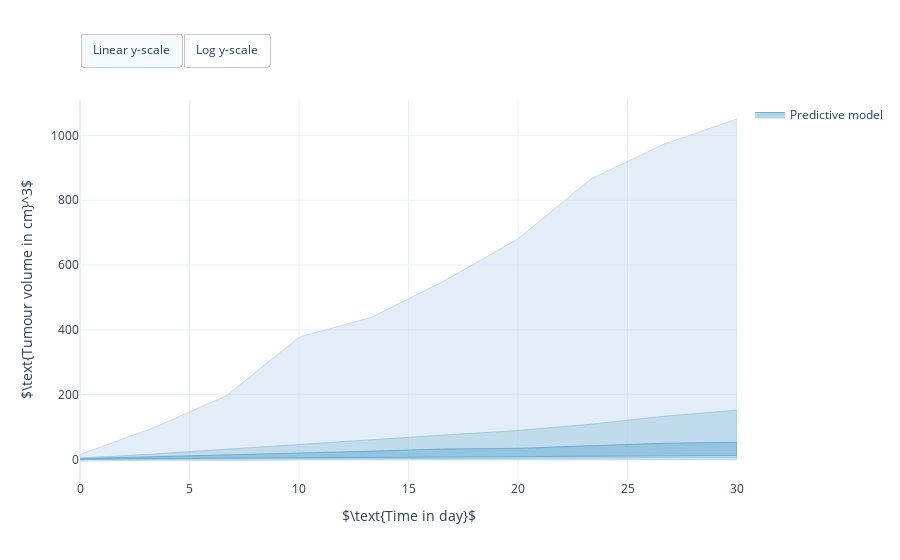

Write notebook code for a chart like this one.
### Markdown cell above
## Build prior predictive model

### Code cell
import pints

# Define prior distribution
log_prior_tumour_volume = pints.HalfCauchyLogPrior(location=1, scale=1)
log_prior_critical_volume = pints.HalfCauchyLogPrior(location=0, scale=1)
log_prior_lambda = pints.HalfCauchyLogPrior(location=0, scale=1)
log_prior_sigma_base = pints.HalfCauchyLogPrior(location=0, scale=1)
log_prior_sigma_rel = pints.HalfCauchyLogPrior(location=0, scale=0.1)
log_prior = pints.ComposedLogPrior(
    log_prior_tumour_volume, log_prior_critical_volume, log_prior_lambda, 
    log_prior_sigma_base, log_prior_sigma_rel)

# Define prior predictive model and sample 1000 virtual patients
model = erlo.PriorPredictiveModel(predictive_model, log_prior)
n_samples = 1000
samples = model.sample(times, n_samples, seed)

# Visualise prior predictive model
fig = erlo.plots.PDPredictivePlot()
fig.add_prediction(data=samples, bulk_probs=[0.3, 0.6, 0.9])
fig.set_axis_labels(xlabel=r'$\text{Time in day}$', ylabel=r'$\text{Tumour volume in cm}^3$')
fig.show()

### Figure 1 — Plotly figure (JSON) as saved in the notebook; plotly's stock layout.template omitted (floating-point values rounded to 4 significant figures)
{"data": [{"fill": "toself", "hoverinfo": "text", "legendgroup": "Model prediction", "line": {"color": "rgb(198,219,239)", "width": 1}, "name": "Predictive model", "showlegend": false, "text": "0.9 Bulk", "type": "scatter", "x": [0, 3.333, 6.667, 10, 13.33, 16.67, 20, 23.33, 26.67, 30, 30, 26.67, 23.33, 20, 16.67, 13.33, 10, 6.667, 3.333, 0], "y": [15.5, 96.9, 195.7, 377.1, 439.2, 552.0, 680.7, 866.2, 973.1, 1051.0, -0.2654, -0.02908, -0.8123, -1.333, -0.6004, -0.3137, -0.9184, -2.913, -2.435, -4.827]}, {"fill": "toself", "hoverinfo": "text", "legendgroup": "Model prediction", "line": {"color": "rgb(158,202,225)", "width": 1}, "name": "Predictive model", "showlegend": false, "text": "0.6 Bulk", "type": "scatter", "x": [0, 3.333, 6.667, 10, 13.33, 16.67, 20, 23.33, 26.67, 30, 30, 26.67, 23.33, 20, 16.67, 13.33, 10, 6.667, 3.333, 0], "y": [4.189, 16.44, 31.25, 46.2, 62.45, 75.35, 89.11, 108.6, 133.1, 151.9, 5.589, 4.984, 4.063, 4.159, 3.239, 3.195, 2.376, 1.792, 1.495, 0.1459]}, {"fill": "toself", "hoverinfo": "text", "legendgroup": "Model prediction", "line": {"color": "rgb(107,174,214)", "width": 1}, "name": "Predictive model", "showlegend": true, "text": "0.3 Bulk", "type": "scatter", "x": [0, 3.333, 6.667, 10, 13.33, 16.67, 20, 23.33, 26.67, 30, 30, 26.67, 23.33, 20, 16.67, 13.33, 10, 6.667, 3.333, 0], "y": [2.392, 7.696, 13.6, 19.86, 25.45, 32.28, 34.07, 42.31, 49.86, 53.13, 12.24, 11.02, 10.16, 9.262, 7.463, 6.707, 4.874, 3.72, 2.779, 0.8834]}], "layout": {"autosize": true, "updatemenus": [{"buttons": [{"args": [{"yaxis.type": "linear"}], "label": "Linear y-scale", "method": "relayout"}, {"args": [{"yaxis.type": "log"}], "label": "Log y-scale", "method": "relayout"}], "direction": "left", "pad": {"r": 0, "t": -10}, "showactive": true, "type": "buttons", "x": 0, "xanchor": "left", "y": 1.15, "yanchor": "top"}], "xaxis": {"title": {"text": "$\\text{Time in day}$"}}, "yaxis": {"title": {"text": "$\\text{Tumour volume in cm}^3$"}}}}
